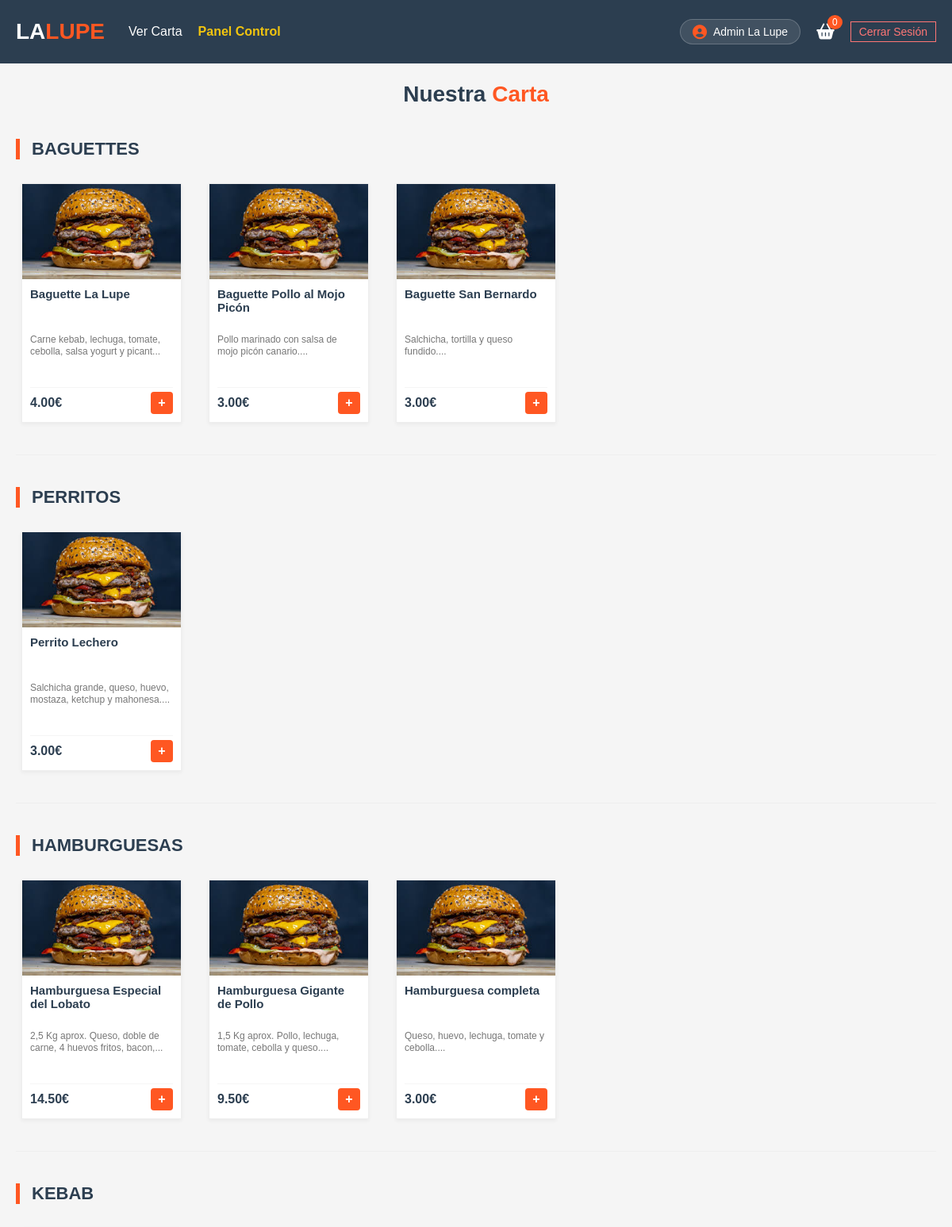
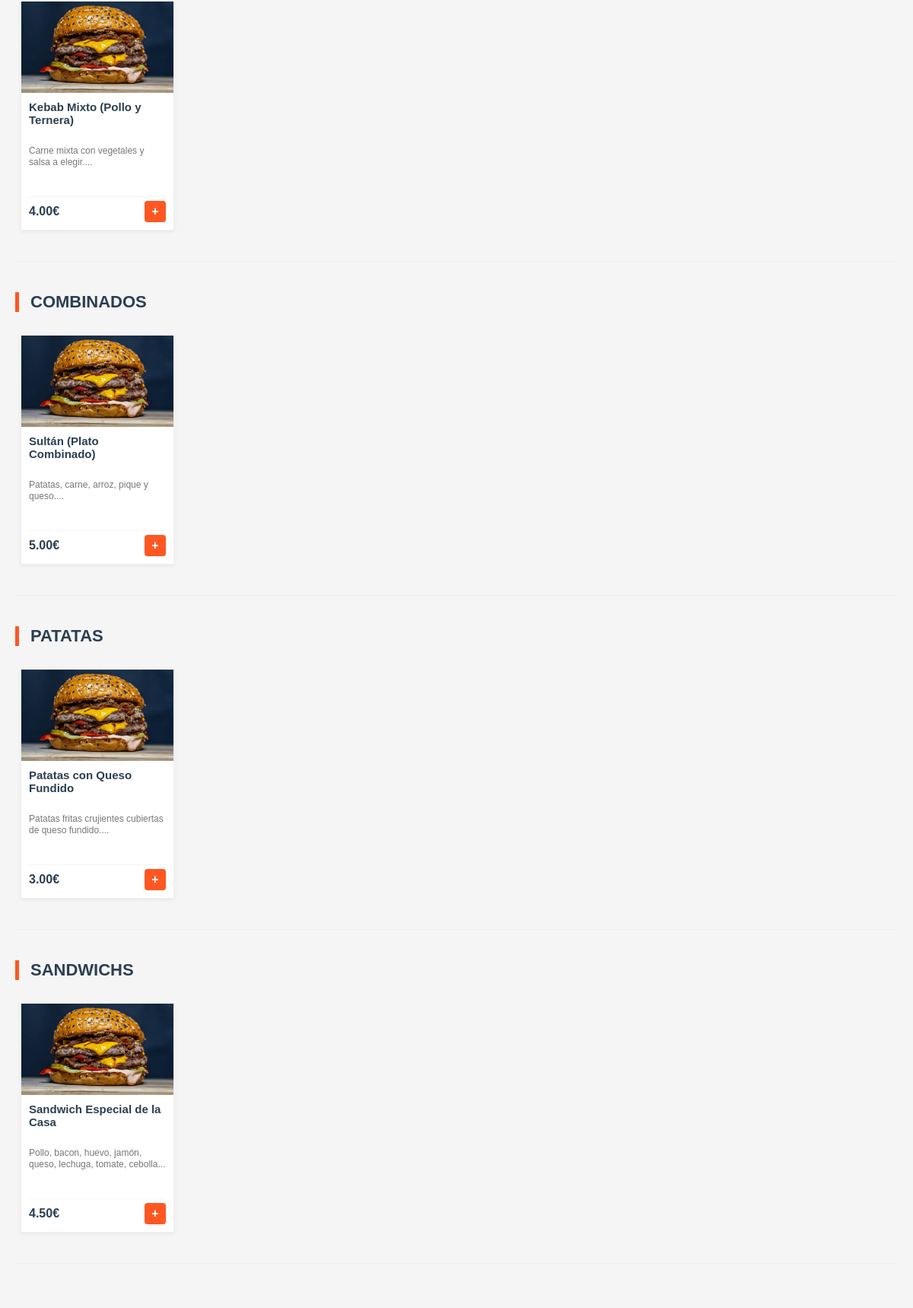
The app's page /carta.php (signed in, upper part) with its own data (2 pictures, top to bottom).
### tables this page shows
CREATE TABLE IF NOT EXISTS `platos` (
  `id` INT AUTO_INCREMENT PRIMARY KEY,
  `nombre` VARCHAR(100) NOT NULL,
  `descripcion` TEXT,
  `precio` DECIMAL(10, 2) NOT NULL,
  `imagen` VARCHAR(255) DEFAULT 'default_plato.jpg',
  `disponible` TINYINT(1) DEFAULT 1
);

### carta.php (the view, shortened to what this page needs)
<?php
include 'db.php';
$nombreUsuario = isset($_SESSION['nombre']) ? $_SESSION['nombre'] : "Invitado";
$esAdmin = (isset($_SESSION['rol']) && $_SESSION['rol'] === 'admin');
$consulta_cats = "SELECT DISTINCT categoria FROM platos WHERE disponible = 1";
$res_cats = mysqli_query($conexion, $consulta_cats);
?>
<!DOCTYPE html>
<html lang="es">
<head>
    <link rel="stylesheet" href="css/estilos.css">
    <link rel="stylesheet" href="https://cdnjs.cloudflare.com/ajax/libs/font-awesome/6.4.0/css/all.min.css">
</head>
<body>
    <header class="cabecera-principal">
        <nav class="barra-navegacion contenedor">
            <div class="bloque-izquierdo">
                <a href="menu.php" class="logotipo">LA<span>LUPE</span></a>
                <ul class="lista-enlaces">
                    <li><a href="carta.php">Ver Carta</a></li>
                    <?php if ($esAdmin): ?>
                        <li><a href="admin/panel.php" class="enlace-admin">Panel Control</a></li>
                    <?php endif; ?>
                </ul>
            </div>
            <div class="bloque-derecho">
                <a href="mi_cuenta.php" class="enlace-cuenta">
                    <i class="fas fa-user-circle"></i>
                    <span><?php echo $nombreUsuario; ?></span>
                </a>
                <a href="carrito.php" class="boton-carrito">
                    <i class="fas fa-shopping-basket"></i>
                    <span class="numero-carrito">0</span>
                </a>
                <a href="logout.php" class="boton-salir">Cerrar Sesión</a>
            </div>
        </nav>
    </header>
    <main class="seccion-platos">
        <div class="contenedor">
            <h2 class="titulo-seccion">Nuestra <span>Carta</span></h2>
            <?php
            while($cat = mysqli_fetch_assoc($res_cats)):
                $nombre_cat = $cat['categoria'];
            ?>
                <h3 class="titulo-categoria"><?php echo strtoupper($nombre_cat); ?></h3>
                <div class="cuadricula-platos">
                    <?php
                    $consulta_platos = "SELECT * FROM platos WHERE disponible = 1 AND categoria = '$nombre_cat'";
                    $res_platos = mysqli_query($conexion, $consulta_platos);
                    while($plato = mysqli_fetch_assoc($res_platos)):
                    ?>
                    <div class="tarjeta-plato">
                        <div class="imagen-contenedor">
                            <img src="img/platos/<?php echo $plato['imagen']; ?>" onerror="this.src='img/default.jpg'">
                        </div>
                        <div class="texto-plato">
                            <h3><?php echo $plato['nombre']; ?></h3>
                            <p><?php echo substr($plato['descripcion'], 0, 60); ?>...</p>
                            <div class="pie-tarjeta">
                                <span class="precio"><?php echo $plato['precio']; ?>€</span>
                                <button class="boton-añadir">+</button>
                            </div>
                        </div>
                    </div>
                    <?php endwhile; ?>
                </div>
                <hr class="separador">
            <?php endwhile; ?>
        </div>
    </main>
</body>
</html>

### css/estilos.css (style rules this page uses)
body { margin: 0; padding: 0; box-sizing: border-box; font-family: "Poppins", sans-serif; background-color: #f5f5f5; }
a { text-decoration: none; color: inherit; }
ul { list-style: none; padding: 0; }
.cabecera-principal { background-color: #2c3e50; padding: 15px 0; color: white; }
.cabecera-principal .barra-navegacion { display: flex; justify-content: space-between; align-items: center; }
.cabecera-principal .bloque-izquierdo { display: flex; align-items: center; gap: 30px; }
.cabecera-principal .bloque-izquierdo .logotipo { font-size: 28px; font-weight: bold; text-decoration: none; color: white; }
.cabecera-principal .bloque-izquierdo .logotipo span { color: #ff5722; }
.cabecera-principal .bloque-izquierdo .lista-enlaces { display: flex; list-style: none; gap: 20px; }
.cabecera-principal .bloque-izquierdo .lista-enlaces a { color: white; text-decoration: none; font-size: 16px; }
.cabecera-principal .bloque-izquierdo .lista-enlaces .enlace-admin { color: #f1c40f; font-weight: bold; }
.cabecera-principal .bloque-derecho { display: flex; align-items: center; gap: 20px; }
.cabecera-principal .bloque-derecho .boton-carrito { color: white; text-decoration: none; font-size: 20px; position: relative; }
.cabecera-principal .bloque-derecho .boton-carrito .numero-carrito { position: absolute; top: -10px; right: -10px; background: #ff5722; font-size: 12px; padding: 2px 6px; border-radius: 50%; }
.cabecera-principal .bloque-derecho .boton-salir { color: #ff7675; text-decoration: none; font-size: 14px; border: 1px solid #ff7675; padding: 4px 10px; }
.cabecera-principal .bloque-derecho .enlace-cuenta { display: flex; align-items: center; gap: 8px; color: white; text-decoration: none; background-color: rgba(255, 255, 255, 0.1); padding: 6px 15px; border-radius: 20px; font-size: 14px; border: 1px solid rgba(255, 255, 255, 0.2); }
.cabecera-principal .bloque-derecho .enlace-cuenta i { font-size: 18px; color: #ff5722; }
.cuadricula-platos { display: grid; grid-template-columns: repeat(auto-fill, minmax(200px, 1fr)); gap: 20px; margin-top: 30px; justify-items: center; }
.tarjeta-plato { background: white; border: 1px solid #eee; box-shadow: 0 2px 5px rgba(0, 0, 0, 0.05); width: 200px; height: 300px; display: flex; flex-direction: column; overflow: hidden; }
.tarjeta-plato .imagen-contenedor { height: 120px; position: relative; }
.tarjeta-plato .imagen-contenedor img { width: 100%; height: 100%; -o-object-fit: cover; object-fit: cover; }
.tarjeta-plato .texto-plato { padding: 10px; display: flex; flex-direction: column; justify-content: space-between; flex-grow: 1; }
.tarjeta-plato .texto-plato h3 { font-size: 15px; margin: 0 0 5px; height: 36px; overflow: hidden; color: #2c3e50; }
.tarjeta-plato .texto-plato p { font-size: 12px; color: #777; margin: 0; height: 45px; overflow: hidden; line-height: 1.3; }
.tarjeta-plato .texto-plato .pie-tarjeta { display: flex; justify-content: space-between; align-items: center; margin-top: 5px; padding-top: 5px; border-top: 1px solid #f5f5f5; }
.tarjeta-plato .texto-plato .pie-tarjeta .precio { font-weight: bold; font-size: 16px; color: #2c3e50; }
.tarjeta-plato .texto-plato .pie-tarjeta .boton-añadir { background: #ff5722; color: white; border: none; width: 28px; height: 28px; cursor: pointer; font-weight: bold; font-size: 16px; display: flex; align-items: center; justify-content: center; border-radius: 4px; }
.contenedor { max-width: 1200px; margin: 0 auto; padding: 0 20px; }
.titulo-seccion { font-size: 28px; text-align: center; color: #2c3e50; }
.titulo-seccion span { color: #ff5722; }
.titulo-categoria { text-align: left; color: #2c3e50; font-size: 22px; margin: 40px 0 20px 0; border-left: 5px solid #ff5722; padding-left: 15px; text-transform: uppercase; }
.separador { border: 0; height: 1px; background: #eee; margin: 40px 0; }

### records on screen
platos: nombre "Baguette La Lupe", descripcion "Carne kebab, lechuga, tomate, cebolla, salsa yogurt y picant", precio "4.00"
platos: nombre "Baguette Pollo al Mojo Picón", descripcion "Pollo marinado con salsa de mojo picón canario.", precio "3.00"
platos: nombre "Baguette San Bernardo", descripcion "Salchicha, tortilla y queso fundido.", precio "3.00"
platos: nombre "Perrito Lechero", descripcion "Salchicha grande, queso, huevo, mostaza, ketchup y mahonesa.", precio "3.00"
platos: nombre "Hamburguesa Especial del Lobato", descripcion "2,5 Kg aprox. Queso, doble de carne, 4 huevos fritos, bacon,", precio "14.50"
platos: nombre "Hamburguesa Gigante de Pollo", descripcion "1,5 Kg aprox. Pollo, lechuga, tomate, cebolla y queso.", precio "9.50"
platos: nombre "Hamburguesa completa", descripcion "Queso, huevo, lechuga, tomate y cebolla.", precio "3.00"
platos: nombre "Kebab Mixto (Pollo y Ternera)", descripcion "Carne mixta con vegetales y salsa a elegir.", precio "4.00"
platos: nombre "Sultán (Plato Combinado)", descripcion "Patatas, carne, arroz, pique y queso.", precio "5.00"
platos: nombre "Patatas con Queso Fundido", descripcion "Patatas fritas crujientes cubiertas de queso fundido.", precio "3.00"
platos: nombre "Sandwich Especial de la Casa", descripcion "Pollo, bacon, huevo, jamón, queso, lechuga, tomate, cebolla", precio "4.50"

### other values on screen
$nombreUsuario "Admin La Lupe"
$nombre_cat "BAGUETTES"
$nombre_cat "PERRITOS"
$nombre_cat "HAMBURGUESAS"
$nombre_cat "KEBAB"
$nombre_cat "COMBINADOS"
$nombre_cat "PATATAS"
$nombre_cat "SANDWICHS"
